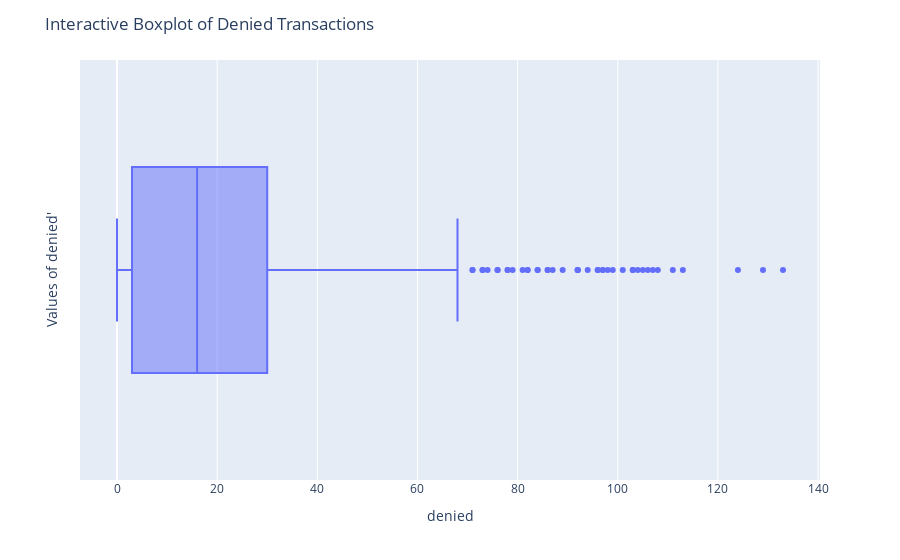

Source (notebook cell):
### Markdown cell above
**Reversed transactions --> Upper fence = 7**

### Code cell
# Create an interactive boxplot using Plotly Express with 'reversed' as the x-axis and hover data for 'reversed'
fig = px.box(transactions_1, x='denied', hover_data=['denied'])

# Chart layout settings
fig.update_layout(
    title="Interactive Boxplot of Denied Transactions",
    yaxis_title="Values of denied'"
)

# Display the interactive chart
fig.show()

### Figure 1 — Plotly figure (JSON) as saved in the notebook; plotly's stock layout.template omitted (floating-point values rounded to 4 significant figures; data arrays with more than 128 entries replaced by an {"elided": "..."} marker saying what was removed)
{"data": [{"alignmentgroup": "True", "hovertemplate": "denied=%{x}<extra></extra>", "legendgroup": "", "marker": {"color": "#636efa"}, "name": "", "notched": false, "offsetgroup": "", "orientation": "h", "showlegend": false, "type": "box", "x": {"elided": "1322 int values"}, "x0": " ", "xaxis": "x", "y0": " ", "yaxis": "y"}], "layout": {"boxmode": "group", "legend": {"tracegroupgap": 0}, "margin": {"t": 60}, "title": {"text": "Interactive Boxplot of Denied Transactions"}, "xaxis": {"anchor": "y", "domain": [0, 1], "title": {"text": "denied"}}, "yaxis": {"anchor": "x", "domain": [0, 1], "title": {"text": "Values of denied'"}}}}
